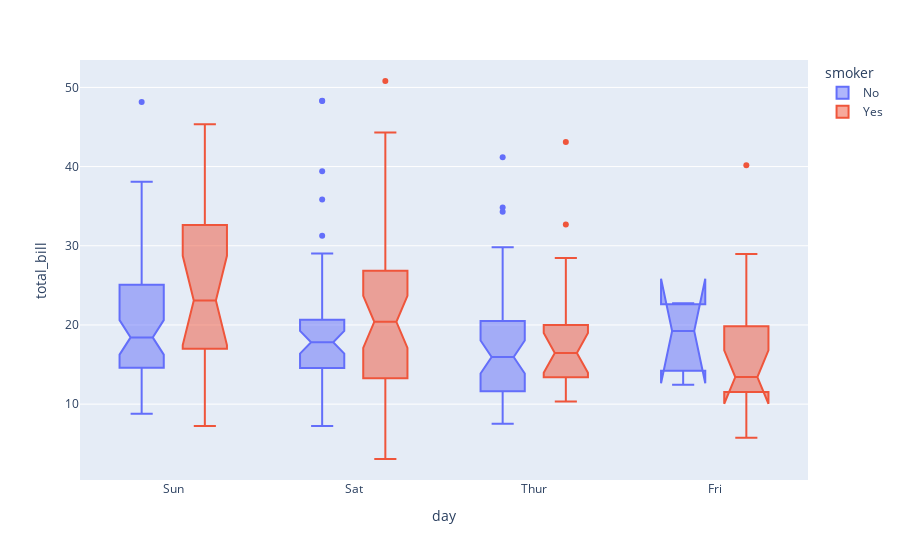

Notebook code for this chart:
### Code cell
import plotly.express as px
df = px.data.tips()
fig = px.box(df, x="day", y="total_bill", color="smoker", notched=True)
fig.show()

### Figure 1 — Plotly figure (JSON) as saved in the notebook; plotly's stock layout.template omitted (floating-point values rounded to 4 significant figures; data arrays with more than 128 entries replaced by an {"elided": "..."} marker saying what was removed)
{"data": [{"alignmentgroup": "True", "hovertemplate": "smoker=No<br>day=%{x}<br>total_bill=%{y}<extra></extra>", "legendgroup": "No", "marker": {"color": "#636efa"}, "name": "No", "notched": true, "offsetgroup": "No", "orientation": "v", "showlegend": true, "type": "box", "x": {"elided": "151 str values"}, "x0": " ", "xaxis": "x", "y": {"elided": "151 float values"}, "y0": " ", "yaxis": "y"}, {"alignmentgroup": "True", "hovertemplate": "smoker=Yes<br>day=%{x}<br>total_bill=%{y}<extra></extra>", "legendgroup": "Yes", "marker": {"color": "#EF553B"}, "name": "Yes", "notched": true, "offsetgroup": "Yes", "orientation": "v", "showlegend": true, "type": "box", "x": ["Sat", "Sat", "Sat", "Sat", "Sat", "Sat", "Sat", "Sat", "Sat", "Sat", "Sat", "Thur", "Thur", "Fri", "Fri", "Fri", "Fri", "Fri", "Fri", "Fri", "Fri", "Fri", "Sat", "Sat", "Sat", "Sat", "Sat", "Sat", "Thur", "Sun", "Sat", "Sat", "Sat", "Sat", "Sun", "Sun", "Sun", "Sun", "Sun", "Sun", "Sun", "Sun", "Sun", "Sun", "Sun", "Sun", "Sun", "Sun", "Sun", "Sun", "Sun", "Sun", "Thur", "Thur", "Thur", "Thur", "Thur", "Thur", "Thur", "Thur", "Thur", "Thur", "Thur", "Thur", "Thur", "Thur", "Sat", "Sat", "Sat", "Sat", "Sat", "Sat", "Sat", "Sat", "Sat", "Sat", "Sat", "Sat", "Sat", "Fri", "Fri", "Fri", "Fri", "Fri", "Fri", "Sat", "Sat", "Sat", "Sat", "Sat", "Sat", "Sat", "Sat"], "x0": " ", "xaxis": "x", "y": [38.01, 11.24, 20.29, 13.81, 11.02, 18.29, 3.07, 15.01, 26.86, 25.28, 17.92, 19.44, 32.68, 28.97, 5.75, 16.32, 40.17, 27.28, 12.03, 21.01, 11.35, 15.38, 44.3, 22.42, 15.36, 20.49, 25.21, 14.31, 16, 17.51, 10.59, 10.63, 50.81, 15.81, 7.25, 31.85, 16.82, 32.9, 17.89, 14.48, 9.6, 34.63, 34.65, 23.33, 45.35, 23.17, 40.55, 20.9, 30.46, 18.15, 23.1, 15.69, 19.81, 28.44, 15.48, 16.58, 10.34, 43.11, 13, 13.51, 18.71, 12.74, 13, 16.4, 20.53, 16.47, 26.59, 38.73, 24.27, 12.76, 30.06, 25.89, 13.27, 28.17, 12.9, 28.15, 11.59, 7.74, 30.14, 12.16, 13.42, 8.58, 13.42, 16.27, 10.09, 22.12, 24.01, 15.69, 15.53, 12.6, 32.83, 27.18, 22.67], "y0": " ", "yaxis": "y"}], "layout": {"boxmode": "group", "legend": {"title": {"text": "smoker"}, "tracegroupgap": 0}, "margin": {"t": 60}, "xaxis": {"anchor": "y", "domain": [0, 1], "title": {"text": "day"}}, "yaxis": {"anchor": "x", "domain": [0, 1], "title": {"text": "total_bill"}}}}
